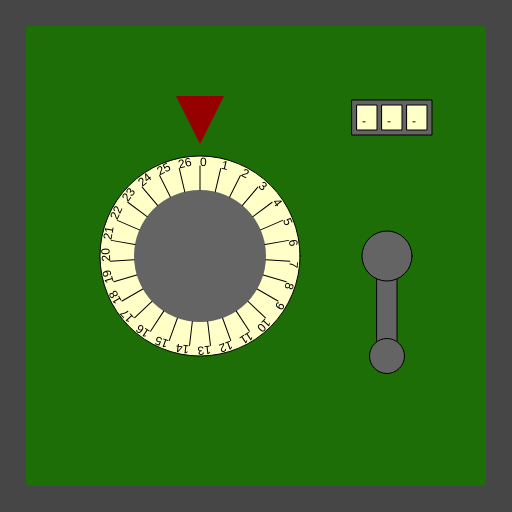
Frame 1 (no input)
Frame 60 (no input): identical to frame 1, image omitted
Frame 120 (the mouse pressed at the canvas centre since frame 60): identical to frame 1, image omitted

The p5.js sketch that drew this single still picture (run headless with seeded random() and noise() and a simulated clock; from frame 60 on, the mouse is pressed at the canvas centre):

// p5.js sketch
// ── sketch.js
/*

Officer: 5560319
CaseNum: 303-1-43760230-5560319

Case 303 - The Case of the Crooked Attorney
Stage 2 - Torvalds' House

This safe is in Torvalds’ home study. Be careful. If you get caught, I don’t know you !

Crack this safe by doing the following:

	When any key is pressed:
	- Decrement SecureSafeCombination_0 by 2

	Whilst the mouse is being dragged:
	- Decrement SecureSafeCombination_1 by 2

	Whilst the mouse is being dragged:
	- Make SecureSafeCombination_2 equal to the string "CQM"

	When the mouse button is released:
	- Make SecureSafeCombination_2 equal to the string "TMO"



This time you'll need to create the relevant event handlers yourself.

There are many possible ways of investigating this case, but you
should use ONLY the following commands:

	- The assignment operator aka. the equals sign !
	- Incrementing +=
	- Decrementing -=

*/

//declare the variables

var SecureSafeCombination_0;
var SecureSafeCombination_1;
var SecureSafeCombination_2;


function preload()
{
	//IMAGES WILL BE LOADED HERE

}

function setup()
{
	createCanvas(512,512);

	//initialise the variables
	SecureSafeCombination_0 = 0;
	SecureSafeCombination_1 = 0;
	SecureSafeCombination_2 = "";

}

///////////////////EVENT HANDLERS///////////////////

//Create event handlers here to open the safe ...

// When any key is pressed
function keyPressed() {
  // Decrement SecureSafeCombination_0 by 2
  SecureSafeCombination_0 -= 2;
}

// Whilst the mouse is being dragged
function mouseDragged() {
  // Decrement SecureSafeCombination_1 by 2
  SecureSafeCombination_1 -= 2;
  
  // Make SecureSafeCombination_2 equal to the string "CQM"
  SecureSafeCombination_2 = "CQM";
}

// When the mouse button is released
function mouseReleased() {
  // Make SecureSafeCombination_2 equal to the string "TMO"
  SecureSafeCombination_2 = "TMO";
}

///////////////DO NOT CHANGE CODE BELOW THIS POINT///////////////////

function draw()
{

	//Draw the safe door
	background(70);
	noStroke();
	fill(29,110,6);
	rect(26,26,width-52,width-52);

	//Draw the combination dial
	push();
	translate(200,height/2);
	drawDial(200, SecureSafeCombination_0, 27);
	pop();

	//Draw the lever
	push();
	translate(width - 125,256);
	drawLever(SecureSafeCombination_1);
	pop();

	//Draw the spinner
	push();
	translate(width - 120,100);
	drawSpinner(3, SecureSafeCombination_2);
	pop();

}

function drawDial(diameter,num,maxNum)
{
	//the combination lock

	var r = diameter * 0.5;
	var p = r * 0.6;

	stroke(0);
	fill(255,255,200);
	ellipse(0,0,diameter,diameter);
	fill(100);
	noStroke();
	ellipse(0,0,diameter*0.66,diameter*0.66);
	fill(150,0,0);
	triangle(
		-p * 0.4,-r-p,
		p * 0.4,-r-p,
		0,-r-p/5
	);

	noStroke();

	push();
	var inc = 360/maxNum;

	rotate(radians(-num * inc));
	for(var i = 0; i < maxNum; i++)
	{
		push();
		rotate(radians(i * inc));
		stroke(0);
		line(0,-r*0.66,0,-(r-10));
		noStroke();
		fill(0);
		text(i,0,-(r-10));
		pop();
	}

	pop();
}

function drawLever(rot)
{
	push();
	rotate(radians(-rot))
	stroke(0);
	fill(100);
	rect(-10,0,20,100);
	ellipse(0,0,50,50);
	ellipse(0,100,35,35);
	pop();
}

function drawSpinner(numSpinners, val)
{
	var sw = 20;
	var ow = (sw + 5) * numSpinners + 5;
	stroke(0);
	fill(100);
	rect(-ow/2,0,ow,35);
	if(typeof(val) == "number")
	{
		val = floor(val).toString(); //convert to string
	}


	for(var d = numSpinners - val.length; d > 0; d--)
	{
		val = "-" + val;
	}

	for(var i = 0; i < numSpinners; i++)
	{
		stroke(0);
		fill(255,255,200);
		rect(-ow/2 + i * (sw + 5) + 5,5,20,25);
		fill(0);
		noStroke();
		text(val[i],-ow/2 + sw/2 + i * (sw +5),25);
	}

}
